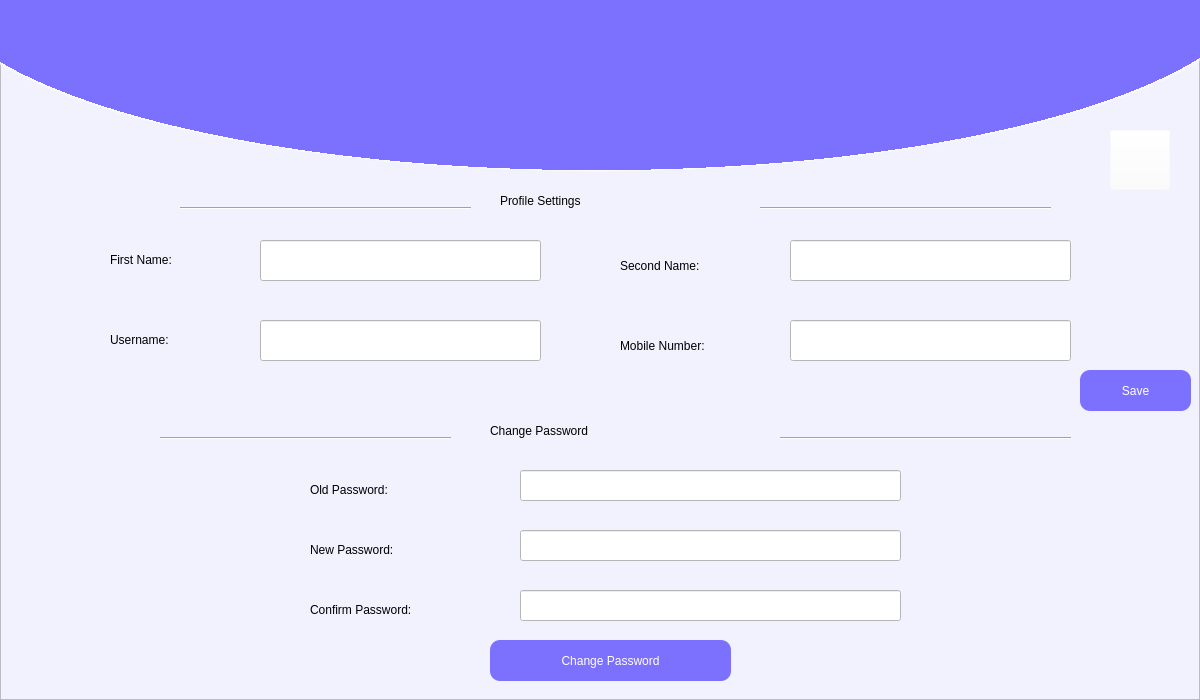
<?xml version="1.0" encoding="UTF-8"?>
<ui version="4.0">
 <class>Form</class>
 <widget class="QWidget" name="Form">
  <property name="geometry">
   <rect>
    <x>0</x>
    <y>0</y>
    <width>1200</width>
    <height>700</height>
   </rect>
  </property>
  <property name="maximumSize">
   <size>
    <width>1200</width>
    <height>700</height>
   </size>
  </property>
  <property name="windowTitle">
   <string>Form</string>
  </property>
  <widget class="QFrame" name="MainFrame">
   <property name="geometry">
    <rect>
     <x>0</x>
     <y>0</y>
     <width>1200</width>
     <height>700</height>
    </rect>
   </property>
   <property name="styleSheet">
    <string notr="true">background-color: rgb(242, 242, 255);</string>
   </property>
   <property name="frameShape">
    <enum>QFrame::StyledPanel</enum>
   </property>
   <property name="frameShadow">
    <enum>QFrame::Raised</enum>
   </property>
   <widget class="QWidget" name="TopBlueCurve" native="true">
    <property name="geometry">
     <rect>
      <x>-100</x>
      <y>-230</y>
      <width>1400</width>
      <height>410</height>
     </rect>
    </property>
    <property name="autoFillBackground">
     <bool>false</bool>
    </property>
    <property name="styleSheet">
     <string notr="true">background-color: qradialgradient(spread:pad, cx:0.5, cy:0.5, radius:0.911, fx:0.495, fy:0.5, stop:0 rgba(124, 112, 255, 255), stop:0.522167 rgba(124, 112, 255, 255), stop:0.522685 rgba(255, 255, 255, 255), stop:0.527094 rgba(255, 255, 255, 0));
</string>
    </property>
   </widget>
   <widget class="QLabel" name="error">
    <property name="geometry">
     <rect>
      <x>750</x>
      <y>650</y>
      <width>381</width>
      <height>20</height>
     </rect>
    </property>
    <property name="styleSheet">
     <string notr="true">font: 9pt &quot;MS Shell Dlg 2&quot;;
color: rgb(222, 0, 0);</string>
    </property>
    <property name="text">
     <string/>
    </property>
    <property name="alignment">
     <set>Qt::AlignCenter</set>
    </property>
   </widget>
   <widget class="QLineEdit" name="fname_entry">
    <property name="geometry">
     <rect>
      <x>260</x>
      <y>240</y>
      <width>281</width>
      <height>41</height>
     </rect>
    </property>
    <property name="styleSheet">
     <string notr="true">background-color: rgb(255, 255, 255);
font: 11pt &quot;MS Shell Dlg 2&quot;;</string>
    </property>
    <property name="clearButtonEnabled">
     <bool>false</bool>
    </property>
   </widget>
   <widget class="QLineEdit" name="lname_entry">
    <property name="geometry">
     <rect>
      <x>790</x>
      <y>240</y>
      <width>281</width>
      <height>41</height>
     </rect>
    </property>
    <property name="styleSheet">
     <string notr="true">background-color: rgb(255, 255, 255);
font: 11pt &quot;MS Shell Dlg 2&quot;;</string>
    </property>
    <property name="inputMethodHints">
     <set>Qt::ImhNone</set>
    </property>
    <property name="inputMask">
     <string/>
    </property>
    <property name="clearButtonEnabled">
     <bool>false</bool>
    </property>
   </widget>
   <widget class="QLabel" name="FName">
    <property name="geometry">
     <rect>
      <x>110</x>
      <y>250</y>
      <width>131</width>
      <height>20</height>
     </rect>
    </property>
    <property name="styleSheet">
     <string notr="true">font: 12pt &quot;Segoe UI Black&quot;;</string>
    </property>
    <property name="text">
     <string>First Name:</string>
    </property>
   </widget>
   <widget class="QLabel" name="label">
    <property name="geometry">
     <rect>
      <x>500</x>
      <y>180</y>
      <width>241</width>
      <height>41</height>
     </rect>
    </property>
    <property name="styleSheet">
     <string notr="true">font: 75 18pt &quot;Segoe UI Black&quot;;</string>
    </property>
    <property name="text">
     <string>Profile Settings</string>
    </property>
   </widget>
   <widget class="QLineEdit" name="password_entry">
    <property name="geometry">
     <rect>
      <x>520</x>
      <y>530</y>
      <width>381</width>
      <height>31</height>
     </rect>
    </property>
    <property name="styleSheet">
     <string notr="true">background-color: rgb(255, 255, 255);
font: 11pt &quot;MS Shell Dlg 2&quot;;</string>
    </property>
    <property name="echoMode">
     <enum>QLineEdit::Password</enum>
    </property>
    <property name="dragEnabled">
     <bool>false</bool>
    </property>
    <property name="clearButtonEnabled">
     <bool>true</bool>
    </property>
   </widget>
   <widget class="QPushButton" name="Save">
    <property name="geometry">
     <rect>
      <x>1080</x>
      <y>370</y>
      <width>111</width>
      <height>41</height>
     </rect>
    </property>
    <property name="cursor">
     <cursorShape>PointingHandCursor</cursorShape>
    </property>
    <property name="styleSheet">
     <string notr="true">background-color: rgb(124, 112, 255);
color: rgb(255, 255, 255);
font: 87 14pt &quot;Segoe UI Black&quot;;
border-radius: 10px</string>
    </property>
    <property name="text">
     <string>Save</string>
    </property>
   </widget>
   <widget class="QLabel" name="FName_3">
    <property name="geometry">
     <rect>
      <x>310</x>
      <y>480</y>
      <width>151</width>
      <height>20</height>
     </rect>
    </property>
    <property name="styleSheet">
     <string notr="true">font: 12pt &quot;Segoe UI Black&quot;;</string>
    </property>
    <property name="text">
     <string>Old Password:</string>
    </property>
   </widget>
   <widget class="QLabel" name="FName_4">
    <property name="geometry">
     <rect>
      <x>310</x>
      <y>540</y>
      <width>151</width>
      <height>20</height>
     </rect>
    </property>
    <property name="styleSheet">
     <string notr="true">font: 12pt &quot;Segoe UI Black&quot;;</string>
    </property>
    <property name="text">
     <string>New Password:</string>
    </property>
   </widget>
   <widget class="QLineEdit" name="mobile_entry">
    <property name="geometry">
     <rect>
      <x>790</x>
      <y>320</y>
      <width>281</width>
      <height>41</height>
     </rect>
    </property>
    <property name="styleSheet">
     <string notr="true">background-color: rgb(255, 255, 255);
font: 11pt &quot;MS Shell Dlg 2&quot;;</string>
    </property>
    <property name="inputMethodHints">
     <set>Qt::ImhNone</set>
    </property>
    <property name="inputMask">
     <string/>
    </property>
    <property name="clearButtonEnabled">
     <bool>false</bool>
    </property>
   </widget>
   <widget class="Line" name="line_3">
    <property name="geometry">
     <rect>
      <x>180</x>
      <y>200</y>
      <width>291</width>
      <height>16</height>
     </rect>
    </property>
    <property name="orientation">
     <enum>Qt::Horizontal</enum>
    </property>
   </widget>
   <widget class="QPushButton" name="back">
    <property name="geometry">
     <rect>
      <x>1110</x>
      <y>130</y>
      <width>60</width>
      <height>60</height>
     </rect>
    </property>
    <property name="cursor">
     <cursorShape>PointingHandCursor</cursorShape>
    </property>
    <property name="styleSheet">
     <string notr="true">background-color: rgba(255, 255, 255, 0);</string>
    </property>
    <property name="text">
     <string/>
    </property>
    <property name="icon">
     <iconset>
      <normaloff>../Images/arroe_left.png</normaloff>../Images/arroe_left.png</iconset>
    </property>
    <property name="iconSize">
     <size>
      <width>60</width>
      <height>60</height>
     </size>
    </property>
   </widget>
   <widget class="QLabel" name="FName_5">
    <property name="geometry">
     <rect>
      <x>310</x>
      <y>600</y>
      <width>181</width>
      <height>20</height>
     </rect>
    </property>
    <property name="styleSheet">
     <string notr="true">font: 12pt &quot;Segoe UI Black&quot;;</string>
    </property>
    <property name="text">
     <string>Confirm Password:</string>
    </property>
   </widget>
   <widget class="QLabel" name="label_2">
    <property name="geometry">
     <rect>
      <x>490</x>
      <y>410</y>
      <width>261</width>
      <height>41</height>
     </rect>
    </property>
    <property name="styleSheet">
     <string notr="true">font: 75 18pt &quot;Segoe UI Black&quot;;</string>
    </property>
    <property name="text">
     <string>Change Password</string>
    </property>
   </widget>
   <widget class="QLabel" name="FName_2">
    <property name="geometry">
     <rect>
      <x>110</x>
      <y>330</y>
      <width>131</width>
      <height>20</height>
     </rect>
    </property>
    <property name="styleSheet">
     <string notr="true">font: 12pt &quot;Segoe UI Black&quot;;</string>
    </property>
    <property name="text">
     <string>Username:</string>
    </property>
   </widget>
   <widget class="QPushButton" name="update_password">
    <property name="geometry">
     <rect>
      <x>490</x>
      <y>640</y>
      <width>241</width>
      <height>41</height>
     </rect>
    </property>
    <property name="cursor">
     <cursorShape>PointingHandCursor</cursorShape>
    </property>
    <property name="styleSheet">
     <string notr="true">background-color: rgb(124, 112, 255);
color: rgb(255, 255, 255);
font: 87 14pt &quot;Segoe UI Black&quot;;
border-radius: 10px</string>
    </property>
    <property name="text">
     <string>Change Password</string>
    </property>
   </widget>
   <widget class="Line" name="line_2">
    <property name="geometry">
     <rect>
      <x>160</x>
      <y>430</y>
      <width>291</width>
      <height>16</height>
     </rect>
    </property>
    <property name="orientation">
     <enum>Qt::Horizontal</enum>
    </property>
   </widget>
   <widget class="Line" name="line">
    <property name="geometry">
     <rect>
      <x>780</x>
      <y>430</y>
      <width>291</width>
      <height>16</height>
     </rect>
    </property>
    <property name="orientation">
     <enum>Qt::Horizontal</enum>
    </property>
   </widget>
   <widget class="QLineEdit" name="username_entry">
    <property name="geometry">
     <rect>
      <x>260</x>
      <y>320</y>
      <width>281</width>
      <height>41</height>
     </rect>
    </property>
    <property name="styleSheet">
     <string notr="true">background-color: rgb(255, 255, 255);
font: 11pt &quot;MS Shell Dlg 2&quot;;</string>
    </property>
    <property name="clearButtonEnabled">
     <bool>false</bool>
    </property>
   </widget>
   <widget class="QLabel" name="SName_2">
    <property name="geometry">
     <rect>
      <x>620</x>
      <y>330</y>
      <width>161</width>
      <height>31</height>
     </rect>
    </property>
    <property name="styleSheet">
     <string notr="true">font: 12pt &quot;Segoe UI Black&quot;;</string>
    </property>
    <property name="text">
     <string>Mobile Number:</string>
    </property>
   </widget>
   <widget class="QLineEdit" name="oldpassword_entry">
    <property name="geometry">
     <rect>
      <x>520</x>
      <y>470</y>
      <width>381</width>
      <height>31</height>
     </rect>
    </property>
    <property name="styleSheet">
     <string notr="true">background-color: rgb(255, 255, 255);
font: 11pt &quot;MS Shell Dlg 2&quot;;</string>
    </property>
    <property name="inputMethodHints">
     <set>Qt::ImhHiddenText|Qt::ImhNoAutoUppercase|Qt::ImhNoPredictiveText|Qt::ImhSensitiveData</set>
    </property>
    <property name="echoMode">
     <enum>QLineEdit::Password</enum>
    </property>
    <property name="dragEnabled">
     <bool>false</bool>
    </property>
    <property name="clearButtonEnabled">
     <bool>true</bool>
    </property>
   </widget>
   <widget class="QLabel" name="SName">
    <property name="geometry">
     <rect>
      <x>620</x>
      <y>250</y>
      <width>151</width>
      <height>31</height>
     </rect>
    </property>
    <property name="styleSheet">
     <string notr="true">font: 12pt &quot;Segoe UI Black&quot;;</string>
    </property>
    <property name="text">
     <string>Second Name: </string>
    </property>
   </widget>
   <widget class="QLineEdit" name="repassword_entry">
    <property name="geometry">
     <rect>
      <x>520</x>
      <y>590</y>
      <width>381</width>
      <height>31</height>
     </rect>
    </property>
    <property name="styleSheet">
     <string notr="true">background-color: rgb(255, 255, 255);
font: 11pt &quot;MS Shell Dlg 2&quot;;</string>
    </property>
    <property name="echoMode">
     <enum>QLineEdit::Password</enum>
    </property>
    <property name="dragEnabled">
     <bool>false</bool>
    </property>
    <property name="clearButtonEnabled">
     <bool>true</bool>
    </property>
   </widget>
   <widget class="Line" name="line_4">
    <property name="geometry">
     <rect>
      <x>760</x>
      <y>200</y>
      <width>291</width>
      <height>16</height>
     </rect>
    </property>
    <property name="orientation">
     <enum>Qt::Horizontal</enum>
    </property>
   </widget>
   <widget class="QPushButton" name="pushButton_2">
    <property name="geometry">
     <rect>
      <x>430</x>
      <y>30</y>
      <width>360</width>
      <height>150</height>
     </rect>
    </property>
    <property name="styleSheet">
     <string notr="true">background-color: rgba(255, 255, 255, 0);</string>
    </property>
    <property name="text">
     <string/>
    </property>
    <property name="icon">
     <iconset>
      <normaloff>../Images/Logo.png</normaloff>../Images/Logo.png</iconset>
    </property>
    <property name="iconSize">
     <size>
      <width>350</width>
      <height>350</height>
     </size>
    </property>
    <property name="flat">
     <bool>true</bool>
    </property>
   </widget>
  </widget>
 </widget>
 <resources>
  <include location="image.qrc"/>
 </resources>
 <connections/>
</ui>
